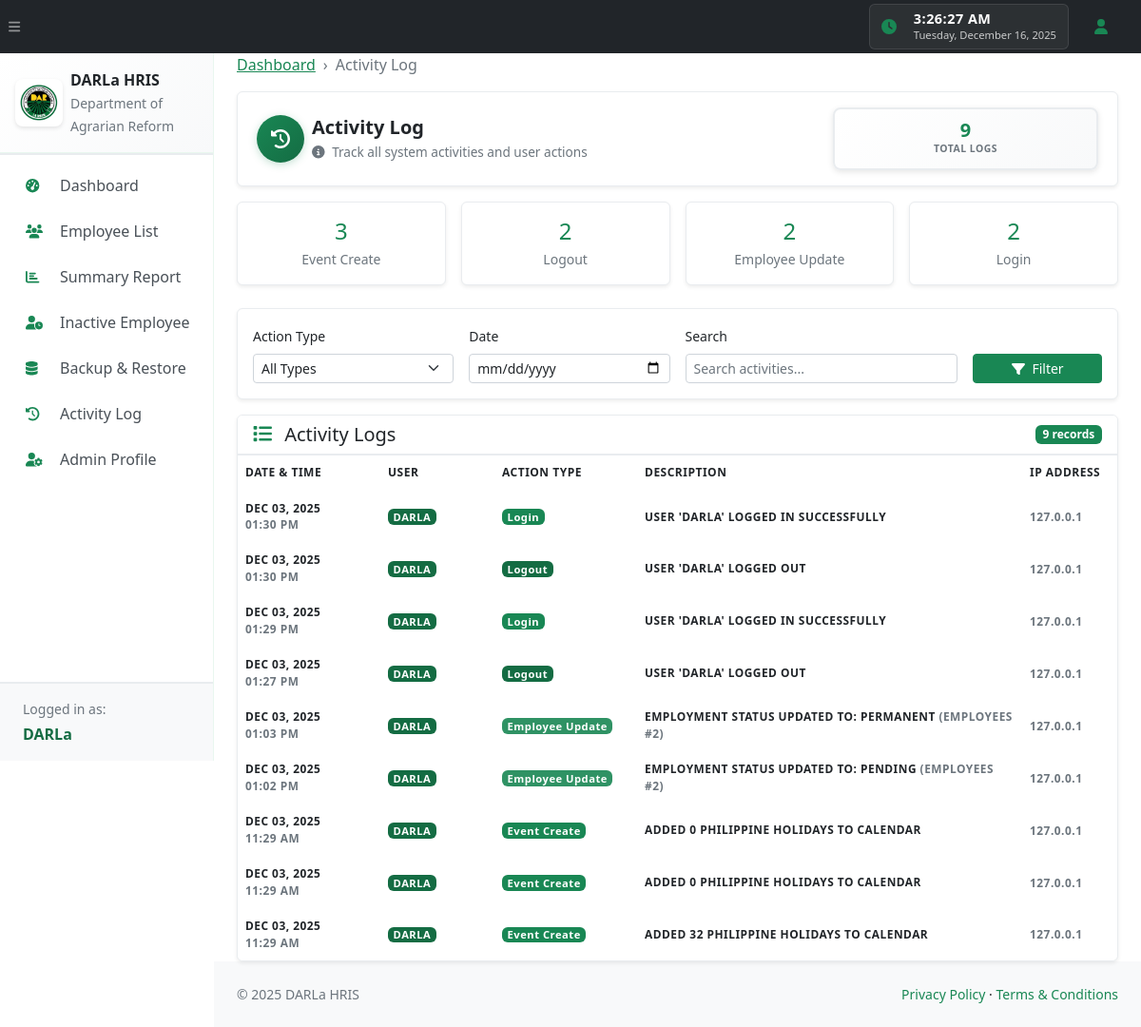
The page /activity_log.php (signed in) on the database as committed earlier.
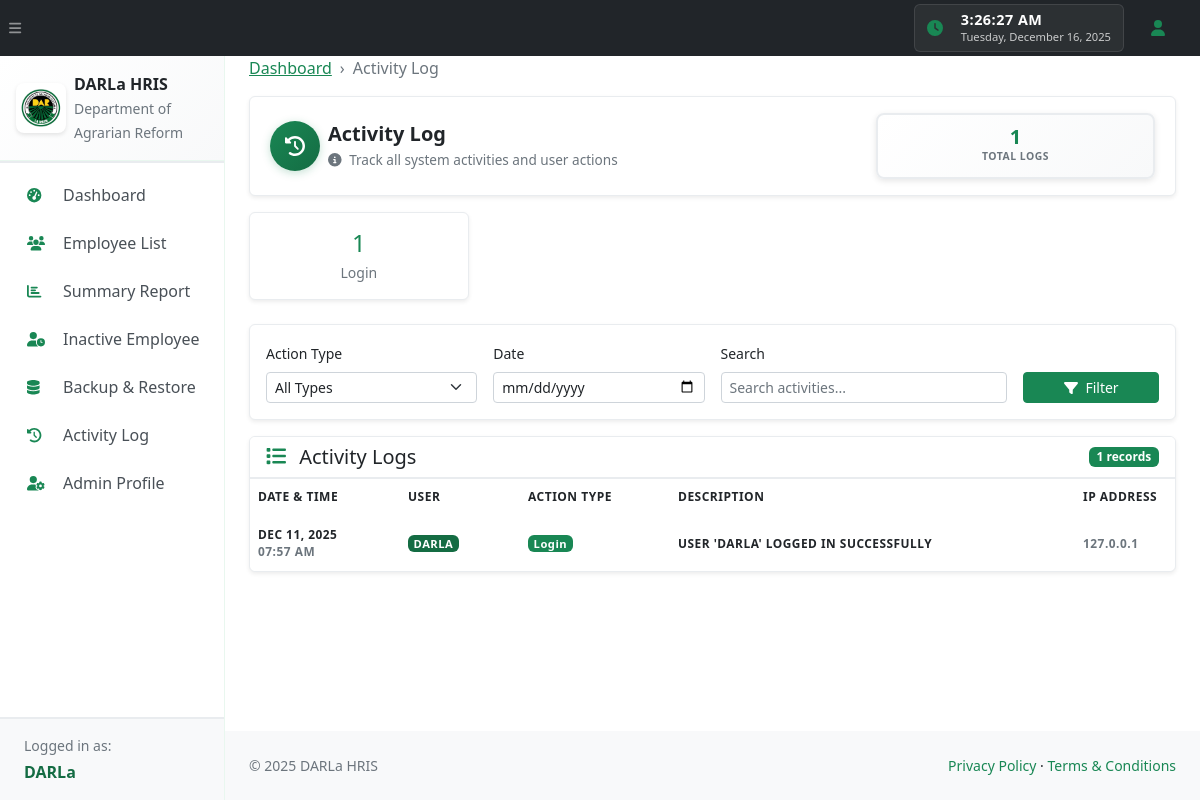
The same page on the database as committed later.
### tables this page shows
CREATE TABLE `activity_logs` (
  `id` int(10) unsigned NOT NULL AUTO_INCREMENT,
  `user_id` varchar(50) NOT NULL,
  `action_type` varchar(100) NOT NULL,
  `action_description` text NOT NULL,
  `table_name` varchar(100) DEFAULT NULL,
  `record_id` int(10) unsigned DEFAULT NULL,
  `ip_address` varchar(45) DEFAULT NULL,
  `user_agent` text DEFAULT NULL,
  `created_at` timestamp NOT NULL DEFAULT current_timestamp(),
  PRIMARY KEY (`id`),
  KEY `idx_user` (`user_id`),
  KEY `idx_action_type` (`action_type`),
  KEY `idx_created_at` (`created_at`),
  KEY `idx_table_record` (`table_name`,`record_id`)
);

### activity_log.php (the view, shortened to what this page needs)
<?php
require_once 'db.php';
try {
    $pdo->query("SELECT 1 FROM activity_logs LIMIT 1");
} catch (PDOException $e) {
    $pdo->exec("
        CREATE TABLE IF NOT EXISTS activity_logs (
            id INT UNSIGNED AUTO_INCREMENT PRIMARY KEY,
            user_id VARCHAR(50) NOT NULL,
            action_type VARCHAR(100) NOT NULL,
            action_description TEXT NOT NULL,
            table_name VARCHAR(100) DEFAULT NULL,
            record_id INT UNSIGNED DEFAULT NULL,
            ip_address VARCHAR(45) DEFAULT NULL,
            user_agent TEXT DEFAULT NULL,
            created_at TIMESTAMP DEFAULT CURRENT_TIMESTAMP,
            INDEX idx_user (user_id),
            INDEX idx_action_type (action_type),
            INDEX idx_created_at (created_at),
            INDEX idx_table_record (table_name, record_id)
        )
    ");
}
$filterType = $_GET['type'] ?? 'all';
$filterDate = $_GET['date'] ?? '';
$searchQuery = $_GET['search'] ?? '';
$page = max(1, intval($_GET['page'] ?? 1));
$perPage = 50;
$offset = ($page - 1) * $perPage;
$whereConditions = [];
$whereClause = !empty($whereConditions) ? 'WHERE ' . implode(' AND ', $whereConditions) : '';
$countStmt = $pdo->prepare("SELECT COUNT(*) FROM activity_logs $whereClause");
$countStmt->execute();
$totalRecords = $countStmt->fetchColumn();
$stmt = $pdo->prepare("
    SELECT * FROM activity_logs
    $whereClause
    ORDER BY created_at DESC
    LIMIT :limit OFFSET :offset
");
$stmt->bindValue(':limit', $perPage, PDO::PARAM_INT);
$stmt->bindValue(':offset', $offset, PDO::PARAM_INT);
$stmt->execute();
$logs = $stmt->fetchAll();
$statsStmt = $pdo->query("
    SELECT
        action_type,
        COUNT(*) as count
    FROM activity_logs
    GROUP BY action_type
    ORDER BY count DESC
");
$stats = $statsStmt->fetchAll();
require_once 'header.php';
?>
<ol class="breadcrumb mb-3">
    <li class="breadcrumb-item"><a href="index.php">Dashboard</a></li>
    <li class="breadcrumb-item active">Activity Log</li>
</ol>
<div class="card border-0 shadow-sm mb-3 professional-header-card compact-header">
    <div class="card-body p-3">
        <div class="row align-items-center">
            <div class="col-md-8">
                <div class="d-flex align-items-center">
                    <div class="directory-avatar me-2">
                        <div class="avatar-circle compact-avatar">
                            <i class="fas fa-history"></i>
                        </div>
                    </div>
                    <div>
                        <h1 class="h4 mb-0 fw-bold text-dark">Activity Log</h1>
                        <p class="text-muted mb-0 small">
                            <i class="fas fa-info-circle me-1"></i>
                            Track all system activities and user actions
                        </p>
                    </div>
                </div>
            </div>
            <div class="col-md-4 text-md-end mt-2 mt-md-0">
                <div class="stat-box-compact">
                    <div class="stat-number-compact"><?= number_format($totalRecords) ?></div>
                    <div class="stat-label-compact">Total Logs</div>
                </div>
            </div>
        </div>
    </div>
</div>
<div class="row g-3 mb-4">
    <?php foreach (array_slice($stats, 0, 4) as $stat): ?>
        <div class="col-md-3">
            <div class="card border-0 shadow-sm">
                <div class="card-body text-center">
                    <div class="h4 mb-1 text-primary"><?= number_format($stat['count']) ?></div>
                    <div class="small text-muted text-capitalize"><?= htmlspecialchars(str_replace('_', ' ', $stat['action_type'])) ?></div>
                </div>
            </div>
        </div>
    <?php endforeach; ?>
</div>
<div class="card border-0 shadow-sm mb-3">
    <div class="card-body">
        <form method="get" class="row g-3">
            <div class="col-md-3">
                <label for="type" class="form-label small">Action Type</label>
                <select class="form-select form-select-sm" id="type" name="type">
                    <option value="all" <?= $filterType === 'all' ? 'selected' : '' ?>>All Types</option>
                </select>
            </div>
            <div class="col-md-3">
                <label for="date" class="form-label small">Date</label>
                <input type="date" class="form-control form-control-sm" id="date" name="date" value="<?= htmlspecialchars($filterDate) ?>">
            </div>
            <div class="col-md-4">
                <label for="search" class="form-label small">Search</label>
                <input type="text" class="form-control form-control-sm" id="search" name="search"
                       value="<?= htmlspecialchars($searchQuery) ?>" placeholder="Search activities...">
            </div>
            <div class="col-md-2 d-flex align-items-end">
                <button type="submit" class="btn btn-primary btn-sm w-100">
                    <i class="fas fa-filter me-1"></i> Filter
                </button>
            </div>
        </form>
    </div>
</div>
<div class="card border-0 shadow-sm">
    <div class="card-header bg-white border-bottom d-flex justify-content-between align-items-center">
        <h5 class="card-title mb-0">
            <i class="fas fa-list me-2 text-primary"></i>
            Activity Logs
        </h5>
        <span class="badge bg-primary"><?= number_format($totalRecords) ?> records</span>
    </div>
    <div class="card-body p-0">
        <?php if (empty($logs)): ?>
            <div class="text-center py-5">
                <i class="fas fa-inbox fa-3x text-muted mb-3 d-block"></i>
                <p class="text-muted mb-0">No activity logs found.</p>
            </div>
        <?php else: ?>
            <div class="table-responsive">
                <table class="employee-table">
                    <thead>
                    <tr>
                        <th style="width: 150px;">Date & Time</th>
                        <th style="width: 120px;">User</th>
                        <th style="width: 150px;">Action Type</th>
                        <th>Description</th>
                        <th style="width: 100px;">IP Address</th>
                    </tr>
                    </thead>
                    <tbody>
                    <?php foreach ($logs as $log): ?>
                        <tr>
                            <td>
                                <div class="small">
                                    <div class="fw-bold"><?= date('M d, Y', strtotime($log['created_at'])) ?></div>
                                    <div class="text-muted"><?= date('h:i A', strtotime($log['created_at'])) ?></div>
                                </div>
                            </td>
                            <td>
                                <span class="badge bg-secondary"><?= htmlspecialchars($log['user_id']) ?></span>
                            </td>
                            <td>
                                <?php
                                $typeColors = [
                                    'login' => 'success',
                                    'logout' => 'secondary',
                                    'employee_create' => 'primary',
                                    'employee_update' => 'info',
                                    'employee_delete' => 'danger',
                                    'backup_create' => 'success',
                                    'backup_restore' => 'warning',
                                    'backup_delete' => 'danger',
                                    'event_create' => 'primary',
                                    'event_update' => 'info',
                                    'event_delete' => 'danger',
                                    'profile_update' => 'info',
                                    'password_change' => 'warning'
                                ];
                                $color = $typeColors[$log['action_type']] ?? 'secondary';
                                ?>
                                <span class="badge bg-<?= $color ?> text-capitalize">
                                    <?= htmlspecialchars(str_replace('_', ' ', $log['action_type'])) ?>
                                </span>
                            </td>
                            <td>
                                <div class="small">
                                    <?= htmlspecialchars($log['action_description']) ?>
                                    <?php if ($log['table_name'] && $log['record_id']): ?>
                                        <span class="text-muted">
                                            (<?= htmlspecialchars($log['table_name']) ?> #<?= $log['record_id'] ?>)
                                        </span>
                                    <?php endif; ?>
                                </div>
                            </td>
                            <td>
                                <small class="text-muted"><?= htmlspecialchars($log['ip_address'] ?? 'N/A') ?></small>
                            </td>
                        </tr>
                    <?php endforeach; ?>
                    </tbody>
                </table>
            </div>
        <?php endif; ?>
    </div>
</div>
<?php
require_once 'footer.php';
?>

### header.php (shortened to what this page needs)
<?php
$adminUsername = $_SESSION['admin_username'] ?? 'Admin';
?>
<!DOCTYPE html>
<html lang="en">
<head>
    <link href="https://cdn.jsdelivr.net/npm/bootstrap@5.3.3/dist/css/bootstrap.min.css" rel="stylesheet">
    <link rel="stylesheet" href="css/employee.css">
    <link href="https://cdn.jsdelivr.net/npm/simple-datatables@7.1.2/dist/style.min.css" rel="stylesheet">
    <link href="startbootstrap-sb-admin-gh-pages/css/styles.css" rel="stylesheet">
    <link rel="stylesheet" href="css/employee.css">
</head>
<body class="sb-nav-fixed">
<nav class="sb-topnav navbar navbar-expand navbar-dark bg-dark">
    <button class="btn btn-link btn-sm order-1 order-lg-0 me-4 me-lg-0" id="sidebarToggle" href="#!">
        <i class="fas fa-bars"></i>
    </button>
    <div class="ms-auto me-3 d-none d-md-flex align-items-center">
        <div class="system-clock-wrapper">
            <i class="fas fa-clock me-2 text-success"></i>
            <div class="clock-display">
                <div class="clock-time" id="current-time">--:--:-- --</div>
                <div class="clock-date" id="current-date">-- --, ----</div>
            </div>
        </div>
    </div>
    <ul class="navbar-nav ms-auto ms-md-0 me-3 me-lg-4">
        <li class="nav-item dropdown">
            <a class="nav-link" id="navbarDropdown" href="#" role="button"
               data-bs-toggle="dropdown" aria-expanded="false">
                <i class="fas fa-user fa-fw"></i>
            </a>
        </li>
    </ul>
</nav>
<div id="layoutSidenav">
    <div id="layoutSidenav_nav">
        <nav class="sb-sidenav accordion sb-sidenav-light" id="sidenavAccordion">
            <div class="sb-sidenav-brand">
                <div class="d-flex align-items-center px-3 py-3">
                    <img src="BG-DAR1-removebg-preview.png" alt="DAR Logo" class="sidebar-logo me-2">
                    <div>
                        <div class="fw-bold text-dark">DARLa HRIS</div>
                        <small class="text-muted">Department of Agrarian Reform</small>
                    </div>
                </div>
            </div>
            <div class="sb-sidenav-menu">
                <div class="nav">
                    <a class="nav-link" href="index.php">
                        <div class="sb-nav-link-icon"><i class="fas fa-tachometer-alt"></i></div>
                        Dashboard
                    </a>
                    <a class="nav-link" href="employee_directory.php">
                        <div class="sb-nav-link-icon"><i class="fas fa-users"></i></div>
                        Employee List
                    </a>
                    <a class="nav-link" href="employee_summary_report.php">
                        <div class="sb-nav-link-icon"><i class="fas fa-chart-bar"></i></div>
                        Summary Report
                    </a>
                    <a class="nav-link" href="retired_employees.php">
                        <div class="sb-nav-link-icon"><i class="fas fa-user-clock"></i></div>
                        Inactive Employee
                    </a>
                    <a class="nav-link" href="backup_restore.php">
                        <div class="sb-nav-link-icon"><i class="fas fa-database"></i></div>
                        Backup &amp; Restore
                    </a>
                    <a class="nav-link" href="activity_log.php">
                        <div class="sb-nav-link-icon"><i class="fas fa-history"></i></div>
                        Activity Log
                    </a>
                    <a class="nav-link" href="admin_profile.php">
                        <div class="sb-nav-link-icon"><i class="fas fa-user-cog"></i></div>
                        Admin Profile
                    </a>
                </div>
            </div>
            <div class="sb-sidenav-footer">
                <div class="small text-muted mb-1">Logged in as:</div>
                <div class="fw-bold text-dark"><?= htmlspecialchars($adminUsername) ?></div>
            </div>
        </nav>
    </div>
    <div id="layoutSidenav_content">
        <main>
            <div class="container-fluid px-4">

### footer.php (shortened to what this page needs)
            </div>
        </main>
        <footer class="py-4 bg-light mt-auto">
            <div class="container-fluid px-4">
                <div class="d-flex align-items-center justify-content-between small">
                    <div class="text-muted">&copy; <?= date('Y') ?> DARLa HRIS</div>
                    <div>
                        <a href="privacy_policy.php" class="text-decoration-none">Privacy Policy</a>
                        &middot;
                        <a href="terms_conditions.php" class="text-decoration-none">Terms &amp; Conditions</a>
                    </div>
                </div>
            </div>
        </footer>
    </div>
</div>
</body>
</html>

Rows that differ between the two databases and show on the page:
removed activity_logs: created_at "DEC 03, 2025", created_at "01:30 PM", user "DARLA", action_type "Login", action_description "USER 'DARLA' LOGGED IN SUCCESSFULLY", ip_address "127.0.0.1"
removed activity_logs: created_at "DEC 03, 2025", created_at "01:30 PM", user "DARLA", action_type "Logout", action_description "USER 'DARLA' LOGGED OUT", ip_address "127.0.0.1"
removed activity_logs: created_at "DEC 03, 2025", created_at "01:29 PM", user "DARLA", action_type "Login", action_description "USER 'DARLA' LOGGED IN SUCCESSFULLY", ip_address "127.0.0.1"
removed activity_logs: created_at "DEC 03, 2025", created_at "01:27 PM", user "DARLA", action_type "Logout", action_description "USER 'DARLA' LOGGED OUT", ip_address "127.0.0.1"
removed activity_logs: created_at "DEC 03, 2025", created_at "01:03 PM", user "DARLA", action_type "Employee Update", action_description "EMPLOYMENT STATUS UPDATED TO: PERMANENT", table_name "EMPLOYEES", record "2", ip_address "127.0.0.1"
removed activity_logs: created_at "DEC 03, 2025", created_at "01:02 PM", user "DARLA", action_type "Employee Update", action_description "EMPLOYMENT STATUS UPDATED TO: PENDING", table_name "EMPLOYEES", record "2", ip_address "127.0.0.1"
removed activity_logs: created_at "DEC 03, 2025", created_at "11:29 AM", user "DARLA", action_type "Event Create", action_description "ADDED 0 PHILIPPINE HOLIDAYS TO CALENDAR", ip_address "127.0.0.1"
removed activity_logs: created_at "DEC 03, 2025", created_at "11:29 AM", user "DARLA", action_type "Event Create", action_description "ADDED 0 PHILIPPINE HOLIDAYS TO CALENDAR", ip_address "127.0.0.1"
removed activity_logs: created_at "DEC 03, 2025", created_at "11:29 AM", user "DARLA", action_type "Event Create", action_description "ADDED 32 PHILIPPINE HOLIDAYS TO CALENDAR", ip_address "127.0.0.1"
added activity_logs: created_at "DEC 11, 2025", created_at "07:57 AM", user "DARLA", action_type "Login", action_description "USER 'DARLA' LOGGED IN SUCCESSFULLY", ip_address "127.0.0.1"
Other text that changed with them:
$totalRecords: "9" → "1"
new list line: "1 Login"
list line gone: "3 Event Create"
list line gone: "2 Logout"
list line gone: "2 Employee Update"
list line gone: "2 Login"
